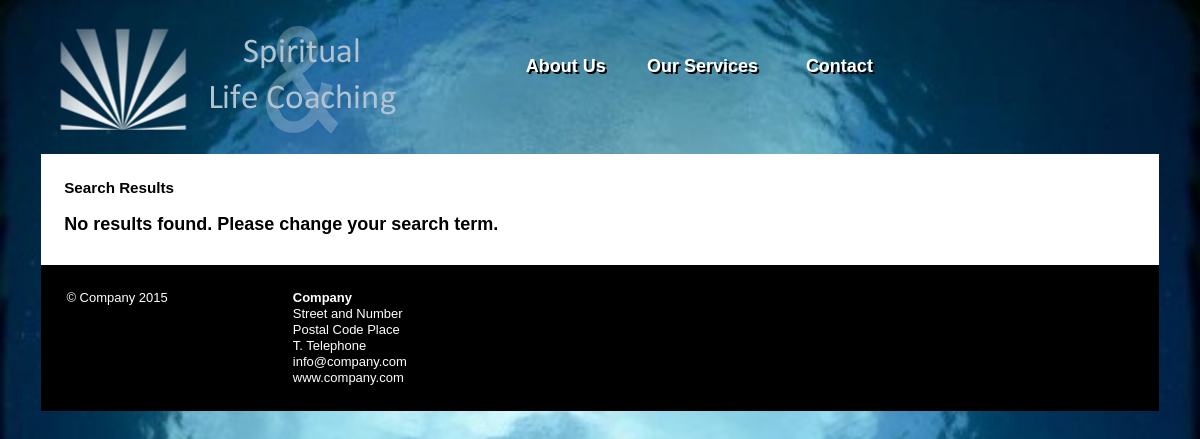
Screenshot of /search.php with the database file from the repository.
### tables this page shows
CREATE TABLE IF NOT EXISTS `pages` (
`id` int(10) NOT NULL,
  `title` varchar(200) NOT NULL,
  `urltitle` varchar(200) NOT NULL,
  `body` text NOT NULL,
  `image` varchar(150) NOT NULL,
  `created` datetime NOT NULL,
  `modified` datetime NOT NULL,
  `author` text NOT NULL
);

### classes/DB.php (called while the page is built, shortened)
<?php
class DB{
	public $server = 'localhost';
	public $user = 'rik';
	public $passwd = '1234';
	public $db = 'rikdekyvere';
	public $dbCon;
	public function __construct(){
	   $this->dbCon = mysqli_connect($this->server, $this->user, $this->passwd, $this->db);
	}
	public function getall($table, $sortorder){
		$myQuery = "SELECT * FROM {$table} ORDER BY id {$sortorder}";
		$results = mysqli_query($this->dbCon, $myQuery);
		return $results;
	}
}
?>

### config/footer.php (called while the page is built)
<?php $year = '&copy; Company '.date('Y');$company = 'Company' ;$streetandnumber = 'Street and Number' ;$zipcode = 'Postal Code' ;$place = 'Place';$tel = 'Telephone';$email = 'info@company.com';$www = 'www.company.com';  ?>

### search.php (the view, shortened to what this page needs)
<?php
include_once("classes/DB.php");
require("config/footer.php");
$conn = new DB();
$nav = $conn->getall("pages", "ASC");
?>
<!doctype html>
<html class="">
<head>
<link href="styles/boilerplate.css" rel="stylesheet" type="text/css">
<link href="styles/layout.css" rel="stylesheet" type="text/css">
<link rel="stylesheet" type="text/css" href="config/cmsgenerated.css">
</head>
<body>
<div class="gridContainer clearfix">
  <div id="logo"><a href="index.php"><img src="images/uploads/branding/companylogo.png"></a></div>
  <div id="menu"><div id="nav"><?php
	  while ($f2 = mysqli_fetch_array($nav)){
				echo "<li><a href='page.php?title=".$f2['urltitle']."' class='pagelink'>";
				echo $f2['title']."</a></li>";
	  		}    ?>
   </div></div>
  <div id="page">
    <div id="postmain"><h3>Search Results</h3>
		<?php
		if($f1['urltitle'] <>""){
	  			 echo "<div class='posttitle'><a href='post.php?title=".$f1['urltitle']."'>".$f1['title']."</a></div>";
                echo "<div class='detailpost'>".substr($f1['body'],0,150)."</div>";
                echo "<div class='date'>Posted on: ".substr($f1['created'],0,10)."</div>";
            while ($f1 = mysqli_fetch_array($data)){
                echo "<div class='posttitle'><a href='post.php?title=".$f1['urltitle']."'>".$f1['title']."</a></div>";
                echo "<div class='detailpost'>".substr($f1['body'],0,150)."</div>";
                echo "<div class='date'>Posted on: ".substr($f1['created'],0,10)."</div>";
                echo "<hr>";
            }
		}else{
			echo "<div class='posttitle'>No results found. Please change your search term.</div>";
		}
        ?>
    </div>
     <div id="footer">
    <div class="left"><?php echo $year; ?></div>
    <div class="left">
    	<li><span class="cname"><?php echo $company; ?></span></li>
        <li><?php echo $streetandnumber; ?></li>
        <li><?php echo $zipcode." ".$place; ?></li>
        <li>T. <?php echo $tel; ?></li>
        <li><?php echo $email; ?></li>
        <li><?php echo $www; ?></li>
    </div>
    </div>
  </div>
</div>
</body>
</html>

### styles/boilerplate.css (style rules this page uses)
html { font-size: 100%; overflow-y: scroll; -webkit-text-size-adjust: 100%; -ms-text-size-adjust: 100%; }
body { margin: 0; font-size: 13px; line-height: 1.231; }
body, button, input, select, textarea { font-family: sans-serif; color: #222; }
a { color: #00e; }
img { border: 0; -ms-interpolation-mode: bicubic; vertical-align: middle; }
.clearfix:before, .clearfix:after { content: ""; display: table; }
.clearfix:after { clear: both; }
.clearfix { zoom: 1; }

### styles/layout.css (style rules this page uses)
img, object, embed, video { max-width: 100%; }
.gridContainer { margin-left: auto; margin-right: auto; width: 87.36%; padding-left: 1.82%; padding-right: 1.82%; }
#menu li { list-style-type:none; display:inline; }
#logo { clear: none; float: left; margin-left: 4.1666%; width: 100%; display: block; }
#menu { clear: none; float: left; width: 100%; display: block; }
#page { clear: both; float: left; background-color:white; margin-left: 0; display: block; color:#000; }
#postmain { padding:15px; }
#footer { margin-top:15px; position:relative; float:left; background-color:#000; display:block; color: #fff; width:100%; }
.left li { margin-left:50px; list-style:none; }
.cname { color:#fff; font-size:18; font-weight:bold; }
.left { padding:25px; position:relative; float:left; margin-right:25px; }
#nav li { margin-top:25px; float:left; display:block; width:25%; text-align:center; }
a.pagelink:link { color: #fff; text-shadow:2px 2px #000; font-size:18px; text-decoration:none; font-weight:bold; }
@media only screen and (min-width: 481px) { .gridContainer { width: 90.675%; padding-left: 1.1625%; padding-right: 1.1625%; } }
@media only screen and (min-width: 481px) { #menu li { list-style-type:none; display:inline; } }
@media only screen and (min-width: 481px) { #logo { clear: none; float: left; margin-left: 2.5641%; width: 32%; display: block; } }
@media only screen and (min-width: 481px) { #menu { clear: none; float: left; width: 60%; display: block; } }
@media only screen and (min-width: 481px) { #page { clear: both; float: left; background-color:white; margin-left: 0; display: block; } }
@media only screen and (min-width: 481px) { #postmain { padding:20px; } }
@media only screen and (min-width: 481px) { #footer { margin-top:15px; position:relative; float:left; background-color:#000; display:block; color: #fff; width:100%; } }
@media only screen and (min-width: 481px) { .left li { margin-left:50px; list-style:none; } }
@media only screen and (min-width: 481px) { .cname { color:#fff; font-size:18; font-weight:bold; } }
@media only screen and (min-width: 481px) { .left { padding:25px; position:relative; float:left; margin-right:25px; } }
@media only screen and (min-width: 481px) { #nav li { margin-top:55px; float:left; display:block; width:25%; text-align:center; } }
@media only screen and (min-width: 769px) { .gridContainer { width: 93.1%; max-width: 1232px; padding-left: 0.95%; padding-right: 0.95%; margin: auto; } }
@media only screen and (min-width: 769px) { #menu li { list-style-type:none; display:inline; } }
@media only screen and (min-width: 769px) { #logo { clear: both; float: left; margin-left: 0; margin-top:10px; margin-bottom:10px; width: 38.7755%; display: block; } }
@media only screen and (min-width: 769px) { #menu { clear: none; float: left; margin-left: 2.0408%; width: 48.9795%; display: block; } }
@media only screen and (min-width: 769px) { #page { clear: both; float: left; background-color:white; margin-left: 0; display: block; color:#000; width:100%; } }
@media only screen and (min-width: 769px) { #postmain { padding:0; clear: none; float: left; margin-left: 2.0408%; width: 62%; display: block; margin-top:10px; } }
@media only screen and (min-width: 769px) { #footer { margin-top:15px; position:relative; float:left; background-color:#000; display:block; color: #fff; width:100%; } }
@media only screen and (min-width: 769px) { .left li { margin-left:50px; list-style:none; } }
@media only screen and (min-width: 769px) { .cname { color:#fff; font-size:18; font-weight:bold; } }
@media only screen and (min-width: 769px) { #nav li { margin-top:55px; float:left; display:block; width:25%; text-align:center; } }
.posttitle { display:block; margin-top:15px; margin-bottom:15px; font-size:18px; font-weight:bold; }

### config/cmsgenerated.css (style rules this page uses)
html { background: url(../images/uploads/branding/fullscreenbg.jpg) no-repeat center center fixed; -webkit-background-size: cover; -moz-background-size: cover; -o-background-size: cover; background-size: cover }

### rows the page displays
pages: title "About Us"
pages: title "Our Services"
pages: title "Contact"

### other values shown
$year "© Company 2015"
$company "Company"
$streetandnumber "Street and Number"
$zipcode "Postal Code"
$place "Place"
$tel "Telephone"
$email "info@company.com"
$www "www.company.com"
